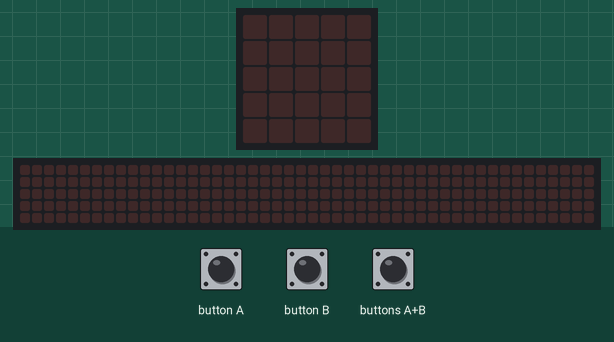
This program was run on a simulated BBC micro:bit (MakeCode). Shown: the board's 5×5 LED display, a strip that is not on the board, showing the scrolling text unrolled. Inputs (shaded band) come from the test bench. The 48×5 strip is a reading aid, not a part: it shows the text the display is scrolling, unrolled, one strip-width of it at a time.

Above: at 1.2 s.
1.3 s: buttons A+B pressed for 0.15 s
At 1.9 s:
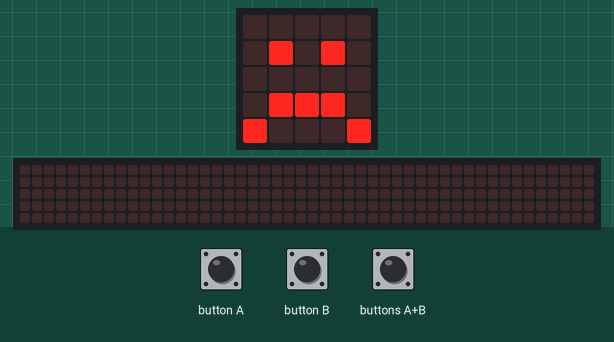
At 2.27 s:
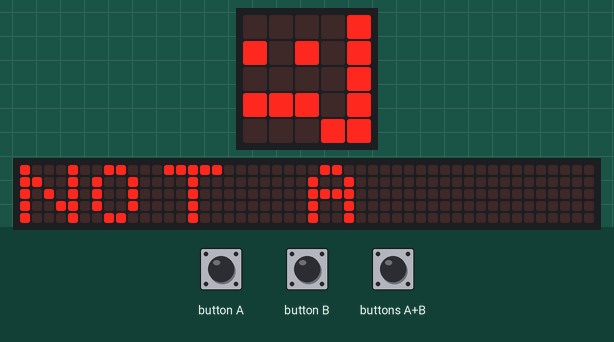
4.3 s: button A pressed for 0.15 s
7.4 s: button B pressed for 0.15 s
10.4 s: buttons A+B pressed for 1 s
13.4 s: button B pressed for 0.15 s
At 18.02 s:
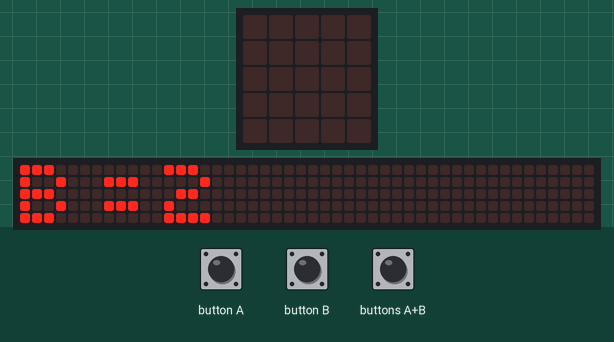
19.5 s: button B pressed for 0.15 s
At 24.32 s:
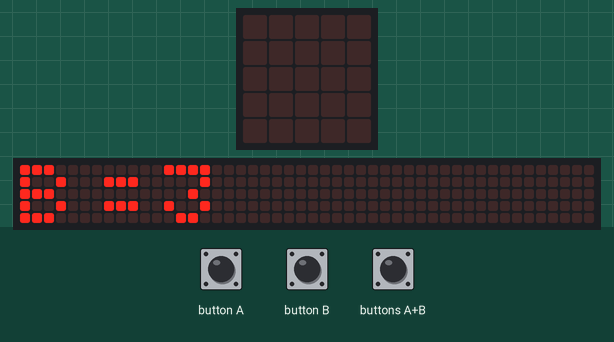

The program:

main.ts
```typescript
let a = 0
let b = 0
// Πατώντας το A+B ελέγχουμε τις συνθήκες
input.onButtonPressed(Button.AB, function () {
    // AND: Αν το a είναι 5 ΚΑΙ το b είναι 10
    // OR: Αν το a είναι 3 Ή το b είναι 7
    // NOT: Αν το a ΔΕΝ είναι 5
    if (a == 5 && b == 10) {
        // Εικονίδιο για AND
        basic.showIcon(IconNames.Happy)
        basic.showString("A AND B")
    } else if (a == 3 || b == 7) {
        // Εικονίδιο για OR
        basic.showIcon(IconNames.Heart)
        basic.showString("A OR B")
    } else if (!(a == 5)) {
        // Εικονίδιο για NOT
        basic.showIcon(IconNames.Sad)
        basic.showString("NOT A")
    } else {
        // Εικονίδιο για NO MATCH
        basic.showIcon(IconNames.No)
        basic.showString("NO MATCH")
    }
})
// Πατώντας το A αυξάνουμε το a
input.onButtonPressed(Button.A, function () {
    a += 1
    basic.showString("A=" + a)
})
// Πατώντας το B αυξάνουμε το b
input.onButtonPressed(Button.B, function () {
    b += 1
    basic.showString("B=" + b)
})
```

test.ts
```typescript
// οι δοκιμές πηγαίνουν εδώ, δεν θα γίνει εκτέλεση όταν αυτό το πακέτο χρησιμοποιηθεί ως επέκταση.
```

Measured:
- after the input at 1.3 s, the display: changes after 0.15 s (image 1)
- after the input at 19.5 s, the display: first differs from a run without the input after 4.8 s (image 4)
- what the display in image 1 shows lasts 0.6 s, from 1.5 s to 2.1 s
- what the display in image 3 shows lasts 0.5 s, from 17.8 s to 18.3 s
